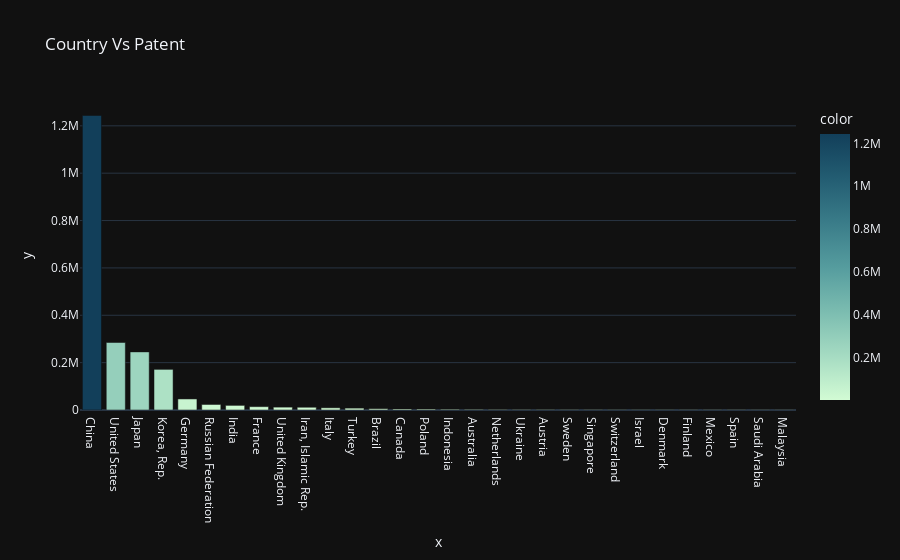

Here is the notebook cell this chart was saved with:
### Markdown cell above
### Country VS Patent

### Code cell
df = df.sort_values(by=['Patent applications, residents'], ascending=False)
fig = px.bar(df,x=df['Country Name'].head(30), y=df['Patent applications, residents'].head(30),color=df['Patent applications, residents'].head(30),color_continuous_scale = "darkmint",template = "plotly_dark",
             title="Country Vs Patent")
fig.show()

### Figure 1 — Plotly figure (JSON) as saved in the notebook; plotly's stock layout.template omitted (floating-point values rounded to 4 significant figures)
{"data": [{"alignmentgroup": "True", "hovertemplate": "x=%{x}<br>y=%{y}<br>color=%{marker.color}<extra></extra>", "legendgroup": "", "marker": {"color": [1243568, 285113, 245372, 171603, 46632, 23337, 19454, 14103, 12061, 11569, 9229, 7871, 5464, 4238, 3887, 3093, 2637, 2228, 2097, 2066, 1802, 1727, 1369, 1368, 1351, 1321, 1305, 1288, 1188, 1071], "coloraxis": "coloraxis", "pattern": {"shape": ""}}, "name": "", "offsetgroup": "", "orientation": "v", "showlegend": false, "textposition": "auto", "type": "bar", "x": ["China", "United States", "Japan", "Korea, Rep.", "Germany", "Russian Federation", "India", "France", "United Kingdom", "Iran, Islamic Rep.", "Italy", "Turkey", "Brazil", "Canada", "Poland", "Indonesia", "Australia", "Netherlands", "Ukraine", "Austria", "Sweden", "Singapore", "Switzerland", "Israel", "Denmark", "Finland", "Mexico", "Spain", "Saudi Arabia", "Malaysia"], "xaxis": "x", "y": [1243568, 285113, 245372, 171603, 46632, 23337, 19454, 14103, 12061, 11569, 9229, 7871, 5464, 4238, 3887, 3093, 2637, 2228, 2097, 2066, 1802, 1727, 1369, 1368, 1351, 1321, 1305, 1288, 1188, 1071], "yaxis": "y"}], "layout": {"barmode": "relative", "coloraxis": {"colorbar": {"title": {"text": "color"}}, "colorscale": [[0, "rgb(210, 251, 212)"], [0.1667, "rgb(165, 219, 194)"], [0.3333, "rgb(123, 188, 176)"], [0.5, "rgb(85, 156, 158)"], [0.6667, "rgb(58, 124, 137)"], [0.8333, "rgb(35, 93, 114)"], [1, "rgb(18, 63, 90)"]]}, "legend": {"tracegroupgap": 0}, "title": {"text": "Country Vs Patent"}, "xaxis": {"anchor": "y", "domain": [0, 1], "title": {"text": "x"}}, "yaxis": {"anchor": "x", "domain": [0, 1], "title": {"text": "y"}}}}
